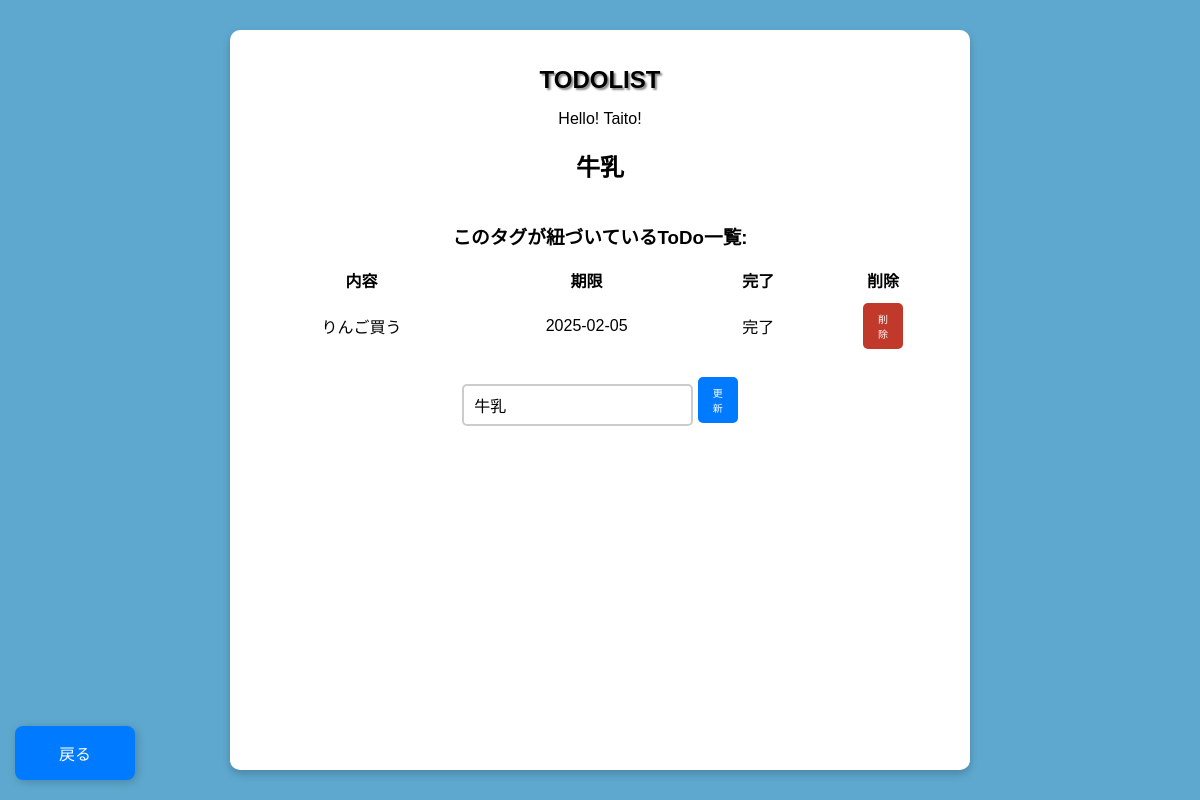
The page /tag/8 on the database as committed earlier.
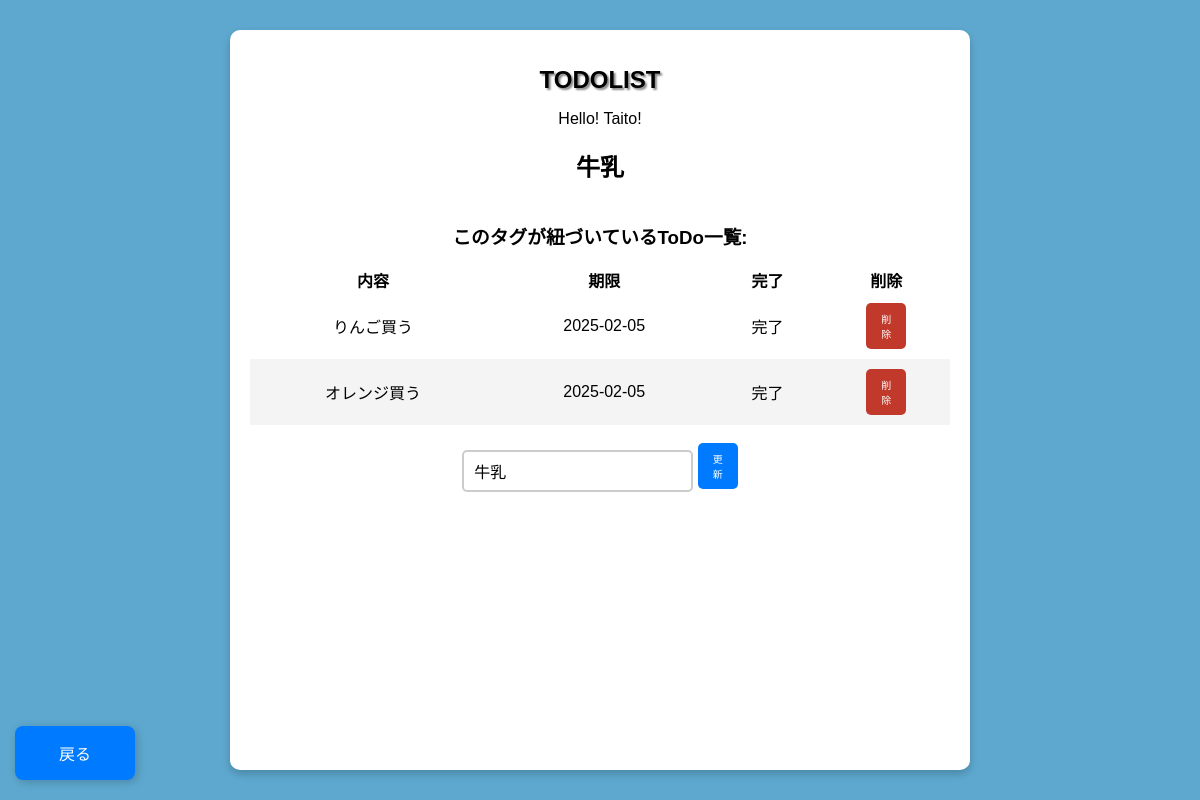
The same page on the database as committed later.
### app/database/table/models.py (models this page shows)
class Todo(Base):
    __tablename__ = 'todo'
    __table_args__ = {
        'comment': 'todoの内容を管理するテーブル'
    }
    id   = Column('todo_id', Integer, primary_key=True, autoincrement=True)
    box  = Column('box', String(200), nullable=False)
    date = Column('date', Date, nullable=True)  # 現在時刻をデフォルトに設定
    completed = Column('completed', Boolean, default=False)
    settings = relationship("Set", back_populates="todo", cascade="all, delete-orphan")

### app/routes/tag.py (the view)
@router.get("/tag/{tag_id}")
async def read_tag(request: Request, tag_id: int):
    tag = db.query(Tag).filter(Tag.id == tag_id).first()
    if not tag:
        return JSONResponse(status_code=404, detail="Tagが見つかりません")
    related_todos = (
        db.query(Todo)
        .join(Set, Set.todo_id == Todo.id)
        .filter(Set.tag_id == tag_id)
        .all()
    )
    return templates.TemplateResponse("tag.html", {
        "request": request,
        "name": "Taito!",
        "tag": tag,
        "tag_id": tag_id,
        "related_todos": related_todos  # 紐づくToDoリストを渡す
    })

### app/templates/tag.html (shortened to what this page needs)
{% extends "layout.html" %}
{% block content %}
    <h2>{{ tag.desc }}</h2>
    <h3>このタグが紐づいているToDo一覧:</h3>
    <table style="border-collapse: separate; border-spacing: 0;">
        <thead>
            <tr>
                <th>内容</th>
                <th>期限</th>
                <th>完了</th>
                <th>削除</th>
            </tr>
        </thead>
        <tbody id="todo-list">
            {% for todo in related_todos %}
            <tr>
                <td>
                    <a href="/todo/{{ todo.id }}" style="color: black; text-decoration: none;">
                        {{ todo.box }}
                    </a>
                </td>
                <td>{{ todo.date if todo.date else 'なし' }}</td>
                <td>{{ '完了' if todo.completed else '未完了' }}</td>
                <td>
                    <button onclick="deleteTodo('{{ todo.id }}')" class="remove-btn">
                        削除
                    </button>
                </td>
            </tr>
            {% endfor %}
        </tbody>
    </table>
    <br>
    <form id="tag-updateform" class="tag-updateform" data-tag-id="{{ tag.id }}">
        <input type="text" id="update-tagdesc" class="tag-updateinput" placeholder="Tagを入力" name="tagdesc" required value="{{ tag.desc }}">
        <button type="submit" class="add-button">更新</button>
    </form>
    <a href="/tag" class="back-button">戻る</a>
{% endblock %}

Rows that differ between the two databases and show on the page:
now on this page (row edited): Todo: box "オレンジ買う", date "2025-02-05", completed "完了"
